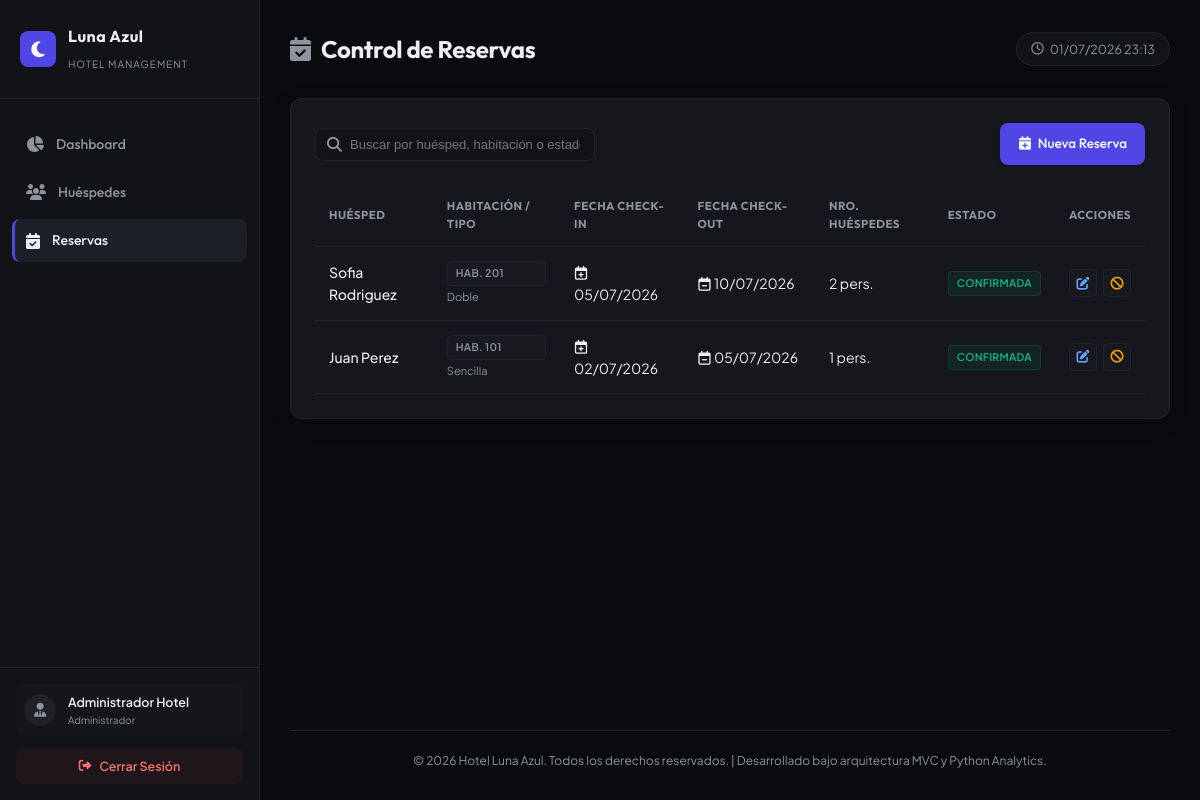
/index.php?controller=reservations&action=index (signed in), run on the app's committed database.
### tables this page shows
CREATE TABLE IF NOT EXISTS `reservations` (
  `id` INT AUTO_INCREMENT PRIMARY KEY,
  `uuid` VARCHAR(36) UNIQUE NOT NULL,
  `guest_uuid` VARCHAR(36) NOT NULL,
  `numero_habitacion` VARCHAR(10) NOT NULL,
  `fecha_ingreso` DATE NOT NULL,
  `fecha_salida` DATE NOT NULL,
  `numero_huespedes` INT NOT NULL,
  `estado` VARCHAR(20) DEFAULT 'Confirmada',  
  `fecha_creacion` TIMESTAMP DEFAULT CURRENT_TIMESTAMP,
  FOREIGN KEY (`guest_uuid`) REFERENCES `guests`(`uuid`) ON UPDATE CASCADE ON DELETE CASCADE,
  FOREIGN KEY (`numero_habitacion`) REFERENCES `rooms`(`numero_habitacion`) ON UPDATE CASCADE ON DELETE RESTRICT
);

CREATE TABLE IF NOT EXISTS `guests` (
  `id` INT AUTO_INCREMENT PRIMARY KEY,
  `uuid` VARCHAR(36) UNIQUE NOT NULL,
  `nombre_completo` VARCHAR(100) NOT NULL,
  `tipo_documento` VARCHAR(20) NOT NULL,  
  `numero_documento` VARCHAR(30) UNIQUE NOT NULL,
  `direccion` VARCHAR(150) NOT NULL,
  `telefono` VARCHAR(20) DEFAULT NULL,
  `celular` VARCHAR(20) NOT NULL,
  `edad` INT NOT NULL,
  `email` VARCHAR(100) NOT NULL,
  `contacto_emergencia` VARCHAR(100) NOT NULL,
  `parentesco_contacto` VARCHAR(50) NOT NULL,
  `created_at` TIMESTAMP DEFAULT CURRENT_TIMESTAMP
);

CREATE TABLE IF NOT EXISTS `rooms` (
  `id` INT AUTO_INCREMENT PRIMARY KEY,
  `numero_habitacion` VARCHAR(10) UNIQUE NOT NULL,
  `tipo_habitacion` VARCHAR(50) NOT NULL,  
  `estado` VARCHAR(20) DEFAULT 'Disponible'
);

### config/database.php (called while the page is built)
<?php
class Database
{
    private static $instance = null;
    private $conn;
    private $host = '127.0.0.1';
    private $db_name = 'hotel_luna_azul';
    private $username = 'root';
    private $password = 'LunaAzul2026#';
    private function __construct()
    {
        try {
            $this->conn = new PDO(
                "mysql:host=" . $this->host . ";dbname=" . $this->db_name . ";charset=utf8mb4",
                $this->username,
                $this->password,
                [
                    PDO::ATTR_ERRMODE => PDO::ERRMODE_EXCEPTION,
                    PDO::ATTR_DEFAULT_FETCH_MODE => PDO::FETCH_ASSOC,
                    PDO::ATTR_EMULATE_PREPARES => false,
                ]
            );
        } catch (PDOException $exception) {
            die("Database connection error: " . $exception->getMessage());
        }
    }
    public static function getInstance()
    {
        if (self::$instance == null) {
            self::$instance = new Database();
        }
        return self::$instance;
    }
    public function getConnection()
    {
        return $this->conn;
    }
}

### controllers/ReservationController.php (called while the page is built, shortened)
<?php
require_once __DIR__ . '/AuthController.php';
require_once __DIR__ . '/../models/Reservation.php';
require_once __DIR__ . '/../models/Guest.php';
require_once __DIR__ . '/../dtos/ReservationDTO.php';
class ReservationController {
    private $reservationModel;
    public function __construct() {
        $this->reservationModel = new Reservation();
    }
    public function index() {
        $reservations = $this->reservationModel->getAll();
        require_once __DIR__ . '/../views/reservations/index.php';
    }
}

### controllers/AuthController.php (called while the page is built, shortened)
<?php
class AuthController {
    public static function getCurrentUser() {
        if (isset($_SESSION['user_uuid'])) {
            return [
                'uuid' => $_SESSION['user_uuid'],
                'username' => $_SESSION['username'],
                'nombre_completo' => $_SESSION['nombre_completo'],
                'rol' => $_SESSION['rol']
            ];
        }
        return null;
    }
}

### models/Reservation.php (called while the page is built, shortened)
<?php
require_once __DIR__ . '/../config/database.php';
require_once __DIR__ . '/../dtos/ReservationDTO.php';
class Reservation {
    private $db;
    private $table = 'reservations';
    public function __construct() {
        $this->db = Database::getInstance()->getConnection();
    }
    public function getAll() {
        $query = "SELECT r.*, g.nombre_completo AS guest_name, rm.tipo_habitacion
                  FROM " . $this->table . " r
                  JOIN guests g ON r.guest_uuid = g.uuid
                  JOIN rooms rm ON r.numero_habitacion = rm.numero_habitacion
                  ORDER BY r.fecha_ingreso DESC";
        $stmt = $this->db->prepare($query);
        $stmt->execute();
        $reservations = [];
        while ($row = $stmt->fetch()) {
            $reservations[] = ReservationDTO::fromArray($row);
        }
        return $reservations;
    }
}

### dtos/ReservationDTO.php (called while the page is built, shortened)
<?php
class ReservationDTO {
    public function __construct(
        $uuid,
        $guestUuid,
        $guestName,
        $numeroHabitacion,
        $tipoHabitacion,
        $fechaIngreso,
        $fechaSalida,
        $numeroHuespedes,
        $estado
    ) {
        $this->uuid = $uuid;
        $this->guestName = $guestName;
        $this->numeroHabitacion = $numeroHabitacion;
        $this->tipoHabitacion = $tipoHabitacion;
        $this->fechaIngreso = $fechaIngreso;
        $this->fechaSalida = $fechaSalida;
        $this->numeroHuespedes = (int)$numeroHuespedes;
        $this->estado = $estado;
    }
    public static function fromArray(array $data) {
        return new self(
            $data['uuid'] ?? null,
            $data['guest_uuid'] ?? $data['guestUuid'] ?? '',
            $data['guest_name'] ?? $data['guestName'] ?? '',
            $data['numero_habitacion'] ?? $data['numeroHabitacion'] ?? '',
            $data['tipo_habitacion'] ?? $data['tipoHabitacion'] ?? '',
            $data['fecha_ingreso'] ?? $data['fechaIngreso'] ?? '',
            $data['fecha_salida'] ?? $data['fechaSalida'] ?? '',
            $data['numero_huespedes'] ?? $data['numeroHuespedes'] ?? 1,
            $data['estado'] ?? 'Confirmada'
        );
    }
}

### views/reservations/index.php (the view, shortened to what this page needs)
<?php
require_once __DIR__ . '/../layouts/header.php';
?>
<div class="glass-panel">
  <div class="panel-header-search">
    <div class="search-box-wrapper">
      <i class="fa-solid fa-magnifying-glass"></i>
      <input type="text" id="reservation-search" placeholder="Buscar por huésped, habitación o estado..." onkeyup="filterReservationsTable()">
    </div>
    <a href="index.php?controller=reservations&action=create" class="btn btn-primary">
      <i class="fa-solid fa-calendar-plus"></i>
      <span>Nueva Reserva</span>
    </a>
  </div>
  <div class="panel-body">
    <?php if (empty($reservations)): ?>
      <div class="empty-state">
        <i class="fa-solid fa-calendar-days"></i>
        <p>No se registran reservas en el sistema.</p>
        <a href="index.php?controller=reservations&action=create" class="btn btn-outline btn-sm">Crear una Reserva</a>
      </div>
    <?php else: ?>
      <div class="table-responsive">
        <table class="table" id="reservations-table">
          <thead>
            <tr>
              <th>Huésped</th>
              <th>Habitación / Tipo</th>
              <th>Fecha Check-In</th>
              <th>Fecha Check-Out</th>
              <th>Nro. Huéspedes</th>
              <th>Estado</th>
              <th class="text-right">Acciones</th>
            </tr>
          </thead>
          <tbody>
            <?php foreach ($reservations as $res): ?>
              <tr>
                <td class="font-medium reservation-guest-cell"><?php echo htmlspecialchars($res->guestName); ?></td>
                <td>
                  <div class="room-details-cell">
                    <span class="badge badge-outline">Hab. <?php echo htmlspecialchars($res->numeroHabitacion); ?></span>
                    <span class="text-xs text-muted"><?php echo htmlspecialchars($res->tipoHabitacion); ?></span>
                  </div>
                </td>
                <td>
                  <i class="fa-regular fa-calendar-plus text-success"></i>
                  <?php echo date('d/m/Y', strtotime($res->fechaIngreso)); ?>
                </td>
                <td>
                  <i class="fa-regular fa-calendar-minus text-danger"></i>
                  <?php echo date('d/m/Y', strtotime($res->fechaSalida)); ?>
                </td>
                <td><?php echo htmlspecialchars($res->numeroHuespedes); ?> pers.</td>
                <td>
                  <span class="badge reservation-status-cell <?php echo $res->estado === 'Confirmada' ? 'badge-success' : 'badge-danger'; ?>">
                    <?php echo htmlspecialchars($res->estado); ?>
                  </span>
                </td>
                <td class="text-right">
                  <div class="actions-wrapper">
                    <?php if ($res->estado === 'Confirmada'): ?>
                      <a href="index.php?controller=reservations&action=edit&uuid=<?php echo $res->uuid; ?>" class="btn-action btn-edit" title="Editar Reserva">
                        <i class="fa-solid fa-pen-to-square"></i>
                      </a>
                      <a href="index.php?controller=reservations&action=cancel&uuid=<?php echo $res->uuid; ?>"
                         class="btn-action btn-cancel"
                         title="Cancelar Reserva"
                         onclick="return confirm('¿Está seguro de que desea cancelar esta reserva? La habitación volverá a estar disponible.');">
                        <i class="fa-solid fa-ban"></i>
                      </a>
                    <?php else: ?>
                      <span class="text-muted text-xs">Sin acciones</span>
                    <?php endif; ?>
                  </div>
                </td>
              </tr>
            <?php endforeach; ?>
          </tbody>
        </table>
      </div>
    <?php endif; ?>
  </div>
</div>
<?php
require_once __DIR__ . '/../layouts/footer.php';
?>

### public/index.php (shortened to what this page needs)
<?php
require_once __DIR__ . '/../config/database.php';
require_once __DIR__ . '/../controllers/AuthController.php';
require_once __DIR__ . '/../controllers/ReservationController.php';
$controllerName = $_GET['controller'] ?? 'dashboard';
$actionName = $_GET['action'] ?? 'index';
switch ($controllerName) {
    case 'reservations':
        $controller = new ReservationController();
        break;
}
if (method_exists($controller, $actionName)) {
    $controller->$actionName();
}

### views/layouts/header.php (shortened to what this page needs)
<?php
$currentUser = AuthController::getCurrentUser();
$activeController = $_GET['controller'] ?? 'dashboard';
?>
<!DOCTYPE html>
<html lang="es">
<head>
  <link rel="stylesheet" href="https://cdnjs.cloudflare.com/ajax/libs/font-awesome/6.4.0/css/all.min.css">
  <link rel="stylesheet" href="css/style.css">
</head>
<body>
  <div class="app-container">
    <aside class="app-sidebar">
      <div class="sidebar-header">
        <div class="logo-icon">
          <i class="fa-solid fa-moon"></i>
        </div>
        <div class="logo-text">
          <h2>Luna Azul</h2>
          <span>Hotel Management</span>
        </div>
      </div>
      <nav class="sidebar-menu">
        <ul>
          <li>
            <a href="index.php?controller=dashboard&action=index" class="<?php echo $activeController === 'dashboard' ? 'active' : ''; ?>">
              <i class="fa-solid fa-chart-pie"></i>
              <span>Dashboard</span>
            </a>
          </li>
          <li>
            <a href="index.php?controller=guests&action=index" class="<?php echo $activeController === 'guests' ? 'active' : ''; ?>">
              <i class="fa-solid fa-users"></i>
              <span>Huéspedes</span>
            </a>
          </li>
          <li>
            <a href="index.php?controller=reservations&action=index" class="<?php echo $activeController === 'reservations' ? 'active' : ''; ?>">
              <i class="fa-solid fa-calendar-check"></i>
              <span>Reservas</span>
            </a>
          </li>
        </ul>
      </nav>
      <div class="sidebar-footer">
        <?php if ($currentUser): ?>
          <div class="user-profile">
            <div class="user-avatar">
              <i class="fa-solid fa-user-tie"></i>
            </div>
            <div class="user-info">
              <span class="user-name"><?php echo htmlspecialchars($currentUser['nombre_completo']); ?></span>
              <span class="user-role"><?php echo htmlspecialchars($currentUser['rol']); ?></span>
            </div>
          </div>
        <?php endif; ?>
        <a href="index.php?controller=auth&action=logout" class="btn-logout" title="Cerrar Sesión">
          <i class="fa-solid fa-right-from-bracket"></i>
          <span>Cerrar Sesión</span>
        </a>
      </div>
    </aside>
    <main class="app-content">
      <header class="content-header">
        <h1 class="page-title">
          <?php
          switch ($activeController) {
              case 'reservations':
                  echo '<i class="fa-solid fa-calendar-check icon-spacer"></i> Control de Reservas';
                  break;
          }
          ?>
        </h1>
        <div class="system-time">
          <i class="fa-regular fa-clock"></i>
          <span id="live-clock"><?php echo date('d/m/Y H:i'); ?></span>
        </div>
      </header>
      <div class="content-body">

### views/layouts/footer.php (shortened to what this page needs)
      </div>
      <footer class="app-footer">
        <p>&copy; <?php echo date('Y'); ?> Hotel Luna Azul. Todos los derechos reservados. | Desarrollado bajo arquitectura MVC y Python Analytics.</p>
      </footer>
    </main>
  </div>
</body>
</html>

### data on the page
reservations: guests.nombre_completo "Sofia Rodriguez", numero_habitacion "201", rooms.tipo_habitacion "Doble", fecha_ingreso "05/07/2026", fecha_salida "10/07/2026", numero_huespedes "2", estado "CONFIRMADA"
reservations: guests.nombre_completo "Juan Perez", numero_habitacion "101", rooms.tipo_habitacion "Sencilla", fecha_ingreso "02/07/2026", fecha_salida "05/07/2026", numero_huespedes "1", estado "CONFIRMADA"

### other printed values
$currentUser['nombre_completo'] "Administrador Hotel"
$currentUser['rol'] "Administrador"
